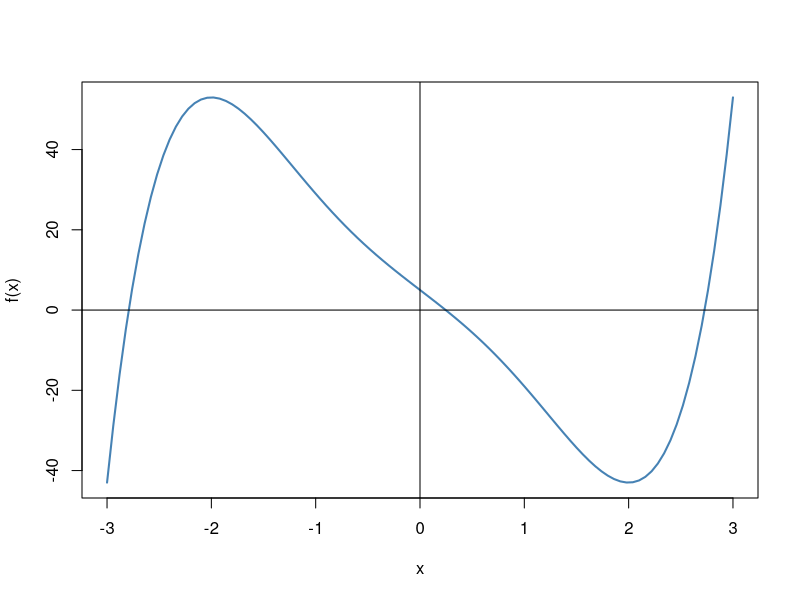
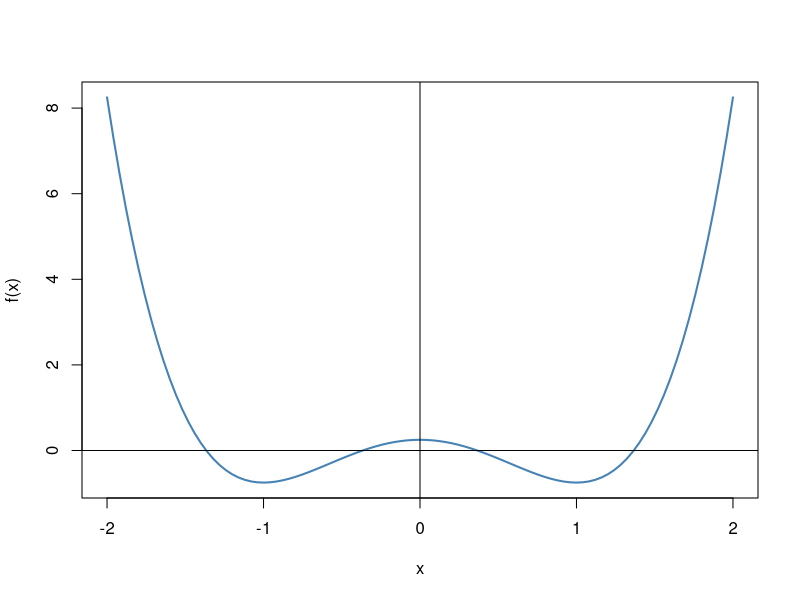

Recreate these plots in R, in order.
## ---- chunk 1
# Fungsi Fibonacci 

fibonacci <- function(n) {
  fn <- c(1,1)
  for (i in 2:n+1)
  {
    fn <- c(fn, (fn[i-1]+fn[i-2]))
  }
  return(fn)
}

#fibonacci(10)

#N <- 16

#data <- data.frame(
#  n = 1:N,
#  Fibonacci = fibonacci(15)
#)
#data

# Fibonacci Search Method

fib_search <- function(f, xl, xr, n){
  F = fibonacci(n) # Call the fibonnaci number function
  L0 = xr - xl # Initial interval of uncertainty
  R1 = L0 # Initial Reduction Ratio
  Li = (F[n-2]/F[n])*L0 
  
  R = Li/L0
  
  for (i in 2:n)
  {
    if (Li > L0/2) {
      x1 = xr - Li
      x2 = xl + Li
    } else {
      x1 = xl + Li
      x2 = xr - Li
    }
    f1 = f(x1)
    f2 = f(x2)
    
    if (f1 < f2) {
      xr = x2
      Li = (F[n - i]/F[n - (i - 2)])*L0 # New interval of uncertainty
    } else if (f1 > f2) {
      xl = x1
      Li = (F[n - i]/F[n - (i - 2)])*L0 # New interval of uncertainty
    } else {
      xl = x1
      xr = x2
      Li = (F[n - i]/F[n - (i - 2)])*(xr - xl) # New interval of uncertainty
    }
    L0 = xr - xl
    R = c(R, Li/R1)
  }
  
  list1 <- list(x1, f(x1), R) # Membuat sebagai list sehingga bisa dipanggil keluar dengan fungsi return.
  names(list1) <- c("x", "f(x)", "R") # Memberi nama pada elemen suatu list.
  list2 <- list(x2, f(x2), R)
  names(list2) <- c("x", "f(x)", "R")
  if (f1 <= f2) {
    return(list1) # Final result
  } else {
    return(list2) # Final result 
  }
}

f <- function(x) {
  x^5-5*x^3-20*x+5
}

Fib = fib_search(f, -2.5, 2.5, 25)
Fib


curve(f,xlim=c(-3,3), col='steelblue',lwd=2)
abline(h=0)
abline(v=0)

## ---- chunk 2

quadraticinterpolation <- function(phi.f, l = 0, u = 1, eps = 1e-6)
{
  #polynomials evaluated at 3 points(l, m, u) for interpolation: phi_fl, phi_fm, phi_fu
  if(l == u)
  {
    l <- 0
  }
  m <- (l + u)/2
  phi.fl <- phi.f(l)
  phi.fm <- phi.f(m)
  phi.fu <- phi.f(u)
  
  
  #a, b and c are coefficients of the polynomial (hx)
  y <- ((l - m)*(m - u)*(u - l))
  a <- (phi.fl*m*u*(u - m) + phi.fm*u*l*(l - u) + phi.fu*l*m*(m - l))/y
  b <- (phi.fl*(m^2 - u^2) + phi.fm*(u^2 - l^2) + phi.fu*(l^2 - m^2))/y
  c <- -(phi.fl*(m - u) + phi.fm*(u - l) + phi.fu*(l - m))/y
  
  alpha <- -b/(2*c)
  falpha <- phi.f(alpha)
  
  ncf <- 4
  
  hx <- function(x)  c*x^2 + b*x + a #environment global
  
  while((abs((hx(alpha) - falpha)) > eps))
  {
    #choice of l, m and C new values
    if(alpha <= m)
    {
      if(phi.fm >= falpha){
        u <- m; phi.fu <- phi.fm
        m <- alpha; phi.fm <- falpha
      }else{
        l <- alpha; phi.fl <- falpha
      }
    }else{
      if(phi.fm >= falpha){
        l <- m; phi.fl <- phi.fm
        m <- alpha; phi.fm <- falpha
      }else{
        u <- alpha; phi.fu <- falpha
      }
      
    }
    
    
    #refitting the function
    y <- ((l - m)*(m - u)*(u - l))
    a <- (phi.fl*m*u*(u - m) + phi.fm*u*l*(l - u) + phi.fu*l*m*(m - l))/y
    b <- (phi.fl*(m^2 - u^2) + phi.fm*(u^2 - l^2) + phi.fu*(l^2 - m^2))/y
    c <- -(phi.fl*(m - u) + phi.fm*(u - l) + phi.fu*(l - m))/y
    
    #quadratic interpolation
    
    alpha <- -b/(2*c)
    falpha <- phi.f(alpha)
    ncf <- ncf + 1
    
  }
  message("Method: Quadratic Interpolation. Number of calls of the objective function: ", ncf)
  return(alpha)
}

f <- function(x) {
  x^4 -2*x^2 + 1/4
}
quadraticinterpolation(f)
quadraticinterpolation(f, l = -1.5, u=7, eps=1e-5)

curve(f,xlim=c(-2,2), col='steelblue',lwd=2)
abline(h=0)
abline(v=0)
## ---- chunk 3
steepestDescent <- function(f, x0, tol = 1e-6, maxIter = 1000) {
  # Initialize variables
  x <- x0
  fx <- f(x)
  gradx <- numDeriv::grad(func=f,x=x)
  iter <- 0
  
  # Iterate until convergence or maximum number of iterations reached
  while (iter < maxIter && norm(as.matrix(gradx)) > tol) {
    # Calculate step size using line search
    alpha <- optimize(function(a) f(x - a * gradx), interval = c(0, 1))$minimum
    
    # Update x
    x <- x - alpha * gradx
    
    # Calculate function value and gradient at new x
    fx <- f(x)
    gradx <- numDeriv::grad(func=f,x=x)
    
    # Update iteration count
    iter <- iter + 1
  }
  
  # Return the final solution and function value
  return(list(x = x, fx = fx, iter = iter))
}
## ---- chunk 4
f<-function(x) {
  x1=x[1]; x2=x[2];
  x1-x2+(2*x1^2)+(2*x1*x2)+(x2^2)
}

x0<-c(0,0)

steepestDescent(f=f, x0=x0)
## ---- chunk 5
x0<-c(5,5)

steepestDescent(f=f, x0=x0)
## ---- chunk 6
steepestDescent <- function(f, x0, tol = 1e-6, maxIter = 1000) {
  # Initialize variables
  x <- x0
  fx <- f(x)
  gradx <- numDeriv::grad(func=f,x=x)
  iter <- 0
  
  # Iterate until convergence or maximum number of iterations reached
  while (iter < maxIter && norm(as.matrix(gradx)) > tol) {
    cat("iterasi ke-",iter, "\n", "x1=", x[1],";x2=",x[2],";fx=",fx,"\n")
    # Calculate step size using line search
    alpha <- optimize(function(a) f(x - a * gradx), interval = c(0, 1))$minimum
    
    # Update x
    x <- x - alpha * gradx
    
    # Calculate function value and gradient at new x
    fx <- f(x)
    gradx <- numDeriv::grad(func=f,x=x)
    
    # Update iteration count
    iter <- iter + 1
  }
  
  # Return the final solution and function value
  return(list(x = x, fx = fx, iter = iter))
}
## ---- chunk 7
x0<-c(5,5)

steepestDescent(f=f, x0=x0)
